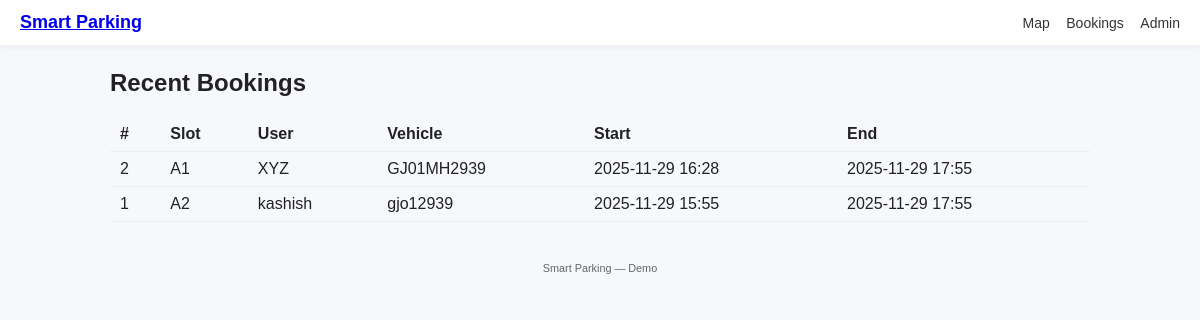
The page /bookings/ on the database its author committed.
### PythonProject8SP/myapp/models.py (models this page shows, shortened)
class Booking(models.Model):
    slot = models.ForeignKey(ParkingSlot, on_delete=models.CASCADE, related_name='bookings')
    user_name = models.CharField(max_length=100)
    vehicle_no = models.CharField(max_length=50, blank=True)
    start_time = models.DateTimeField(default=timezone.now)
    end_time = models.DateTimeField(null=True, blank=True)

class ParkingSlot(models.Model):
    label = models.CharField(max_length=20, unique=True)
    is_free = models.BooleanField(default=True)
    updated_at = models.DateTimeField(default=timezone.now)

### PythonProject8SP/myapp/views.py (the view)
# urls.py: path('bookings/', views.bookings, name='bookings'),
def bookings(request):
    all_bookings = Booking.objects.order_by('-start_time')[:100]
    return render(request, 'myapp/bookings.html', {'bookings': all_bookings})

### PythonProject8SP/myapp/templates/myapp/bookings.html
{% extends "myapp/base.html" %}
{% block content %}
<h2>Recent Bookings</h2>
<table class="table">
  <thead><tr><th>#</th><th>Slot</th><th>User</th><th>Vehicle</th><th>Start</th><th>End</th></tr></thead>
  <tbody>
    {% for b in bookings %}
      <tr>
        <td>{{ b.id }}</td>
        <td>{{ b.slot.label }}</td>
        <td>{{ b.user_name }}</td>
        <td>{{ b.vehicle_no }}</td>
        <td>{{ b.start_time|date:"Y-m-d H:i" }}</td>
        <td>{% if b.end_time %}{{ b.end_time|date:"Y-m-d H:i" }}{% else %}-{% endif %}</td>
      </tr>
    {% empty %}
      <tr><td colspan="6">No bookings yet.</td></tr>
    {% endfor %}
  </tbody>
</table>
{% endblock %}

### PythonProject8SP/myapp/static/myapp/css/style.css (style rules this page uses)
:root { --bg:#f6f8fb; --card:#fff; --accent:#0366d6; --ok:#1ab394; --bad:#e74c3c; }
body { font-family: Arial, sans-serif; margin:0; background:var(--bg); color:#222; }
.table { width:100%; border-collapse:collapse; margin-top:10px; }
.table th, .table td { padding:8px 10px; border-bottom:1px solid #eee; text-align:left; }

### rows shown on the page
Booking: id "2", slot.label "A1", user_name "XYZ", vehicle_no "GJ01MH2939", start_time "2025-11-29 16:28", end_time "2025-11-29 17:55"
Booking: id "1", slot.label "A2", user_name "kashish", vehicle_no "gjo12939", start_time "2025-11-29 15:55", end_time "2025-11-29 17:55"
